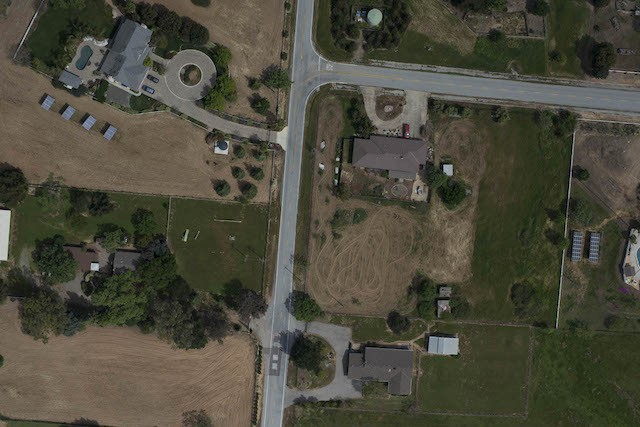
#> input picture im1.jpeg, 640 x 427 px
$ jupyter execute feature_mathcing.ipynb
#> lines starting #> are read from the running program, lines starting #| are printed output that depends on the picture
[cell 1]
import numpy as np
import cv2
from matplotlib import pyplot as plt

[cell 2]
im1 = cv2.imread("im1.jpeg",cv2.IMREAD_GRAYSCALE)
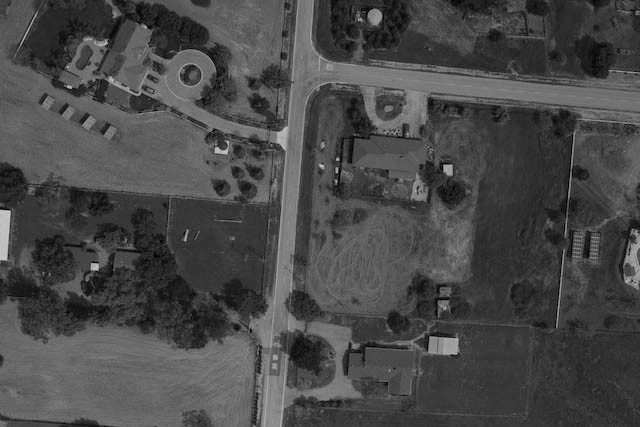
#> im1: shape (427, 640); min 0, max 207, mean 73.1
im2 = cv2.imread("im2.jpeg", cv2.IMREAD_GRAYSCALE)
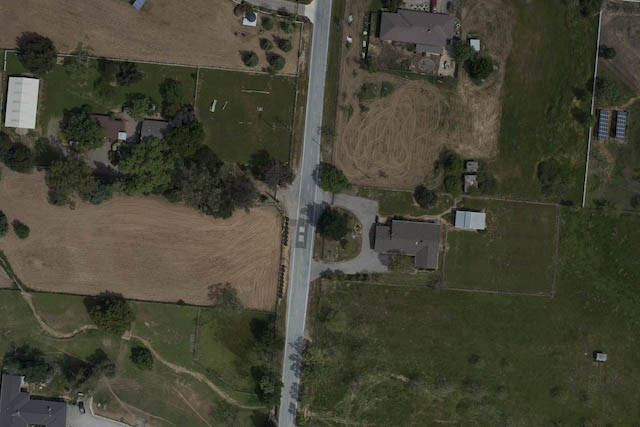
#> input picture im2.jpeg, 640 x 427 px
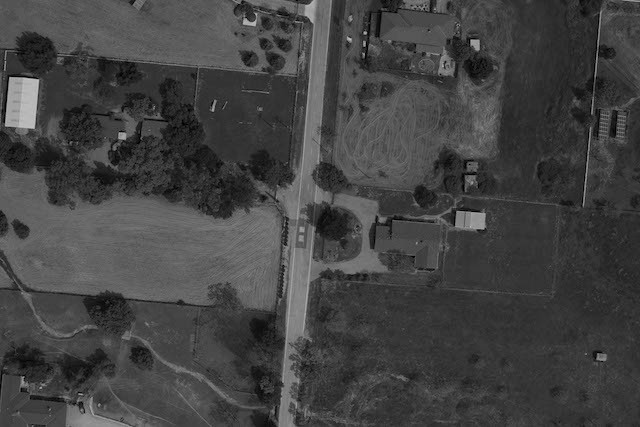
#> im2: shape (427, 640); min 0, max 199, mean 66.8

[cell 3]
sift = cv2.SIFT_create()

[cell 4]
kp1, des1 = sift.detectAndCompute(im1,None)
#> kp1 = 1095 keypoints; strongest (x, y, size): (338, 159, 2.3), (95, 267, 5.2), (337, 172, 2), (448, 169, 6.6)
kp2, des2 = sift.detectAndCompute(im2,None)
#> kp2 = 788 keypoints; strongest (x, y, size): (365, 33, 2.3), (25, 102, 26.3), (475, 44, 6.3), (122, 136, 5.2)

[cell 5]
bf = cv2.BFMatcher()
matches = bf.knnMatch(des1,des2,k=2)
#> matches = 1095 matches

[cell 6]
good = []

for m,n in matches:
    if m.distance/n.distance < 0.75:
        good.append([m])
#> after the loop, good = 275 matches

[cell 7]
im3 = cv2.drawMatchesKnn(im1,kp1,im2,kp2,good,None,flags=cv2.DrawMatchesFlags_NOT_DRAW_SINGLE_POINTS)
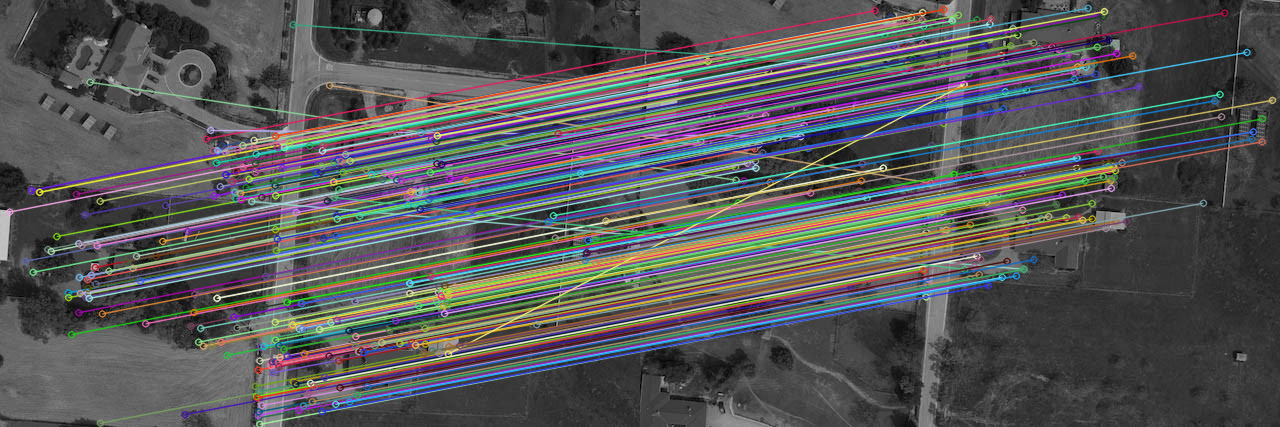
#> im3: shape (427, 1280, 3); mean of channels 0, 1, 2 87.4, 86.4, 86.6; drawn as B, G, R

[cell 8]
plt.imshow(im3)

[cell 9]
#good
for match in good:
    p1 = kp1[match[0].queryIdx].pt
    p2 = kp2[match[0].trainIdx].pt
#> this loop made 275 passes
#> (p1, p2) on passes 1 to 3: ((9.04, 211.6), (37.4, 80.46)), ((25.14, 260.8), (52.72, 129.8)), ((30.91, 190), (59.08, 59.99))

pts1 = np.array([kp1[m[0].queryIdx].pt for m in good]).reshape(-1,1,2)
#> pts1 = 275 rows, first 8: [9.04, 211.6], [25.14, 260.8], [30.91, 190], [30.91, 190], [32.63, 271.8], [39.1, 191.8], [39.1, 191.8], [47.49, 249]
pts2 = np.array([kp2[m[0].trainIdx].pt for m in good]).reshape(-1,1,2)
#> pts2 = 275 rows, first 8: [37.4, 80.46], [52.72, 129.8], [59.08, 59.99], [59.08, 59.99], [60.19, 141.1], [67.38, 60.79], [67.38, 60.79], [71.12, 115.2]

[cell 10]
matrix, _ = cv2.findHomography(pts1,pts2, cv2.RANSAC, 5.0)
#> matrix = [[0.986, -0.0207, 32.75], [0.016, 0.979, -128.8], [-1.55e-06, -4.59e-05, 1]]

[cell 11]
matrix
#> Out has the same summary as matrix

[cell 12]
width = im2.shape[1] + im1.shape[1]
#> width = 1280
height = im2.shape[0] + im1.shape[0]
#> height = 854

result = cv2.warpPerspective(im2, matrix, (width, height))
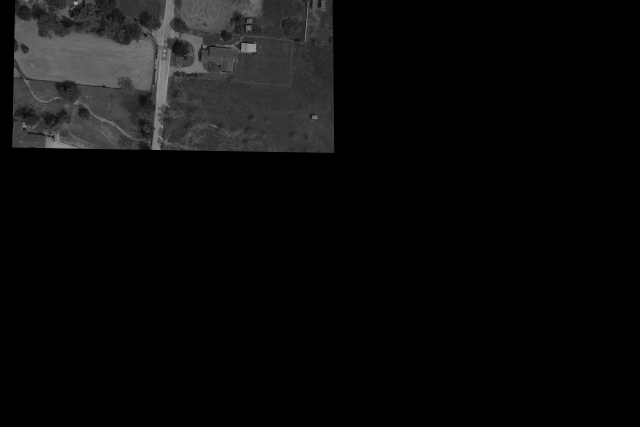
#> result: shape (854, 1280) (shown at 1/2 size); min 0, max 182, mean 11.6
result[0:im1.shape[0], 0:im1.shape[1]] = im1
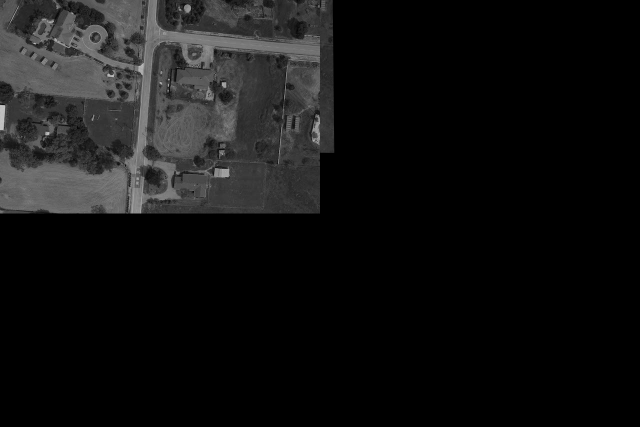
#> result: shape (854, 1280) (shown at 1/2 size); min 0, max 207, mean 18.7

plt.figure(figsize=(20,10))
plt.imshow(result[:,:])

[cell 13]
result.shape
#> Out = (854, 1280)
